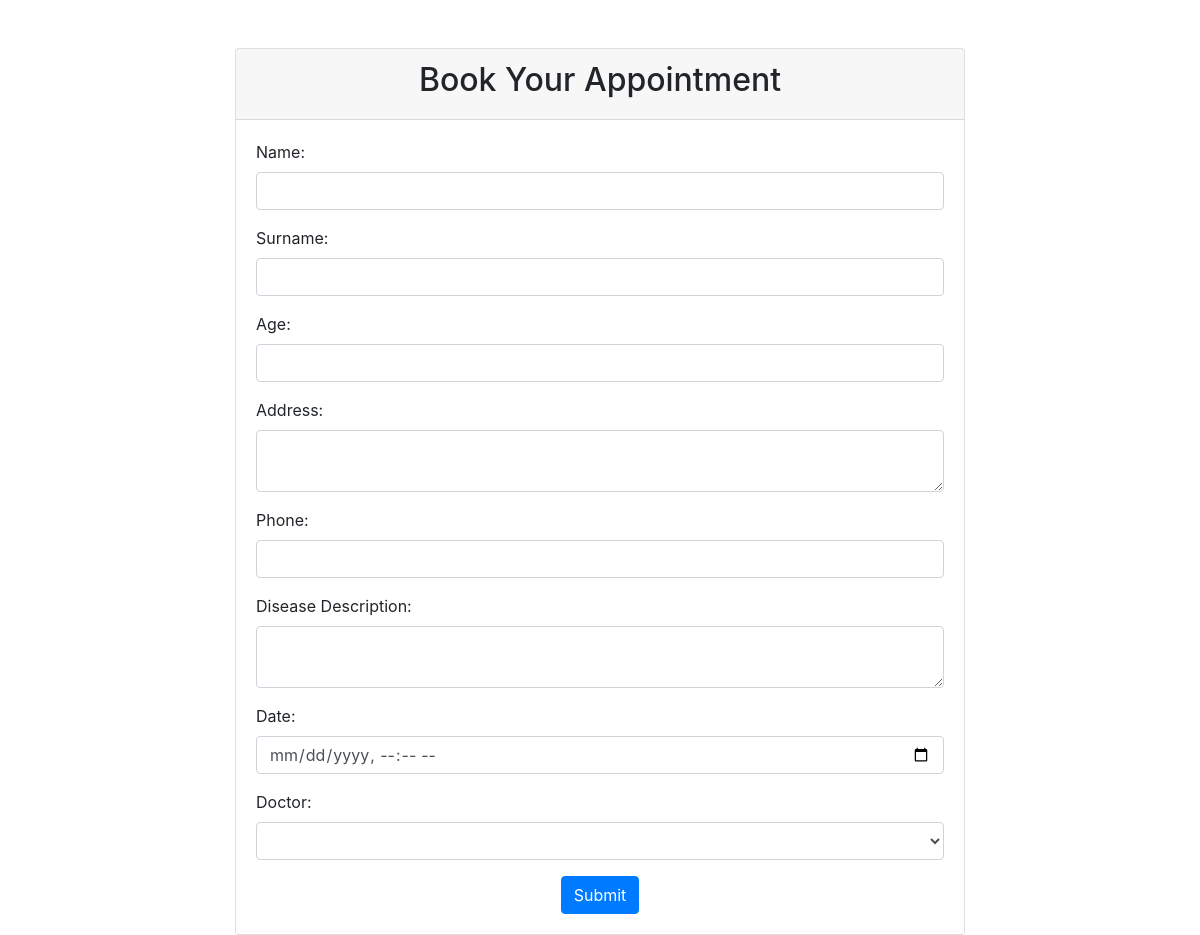
/bookappointment/, run on an earlier commit of the app's database.
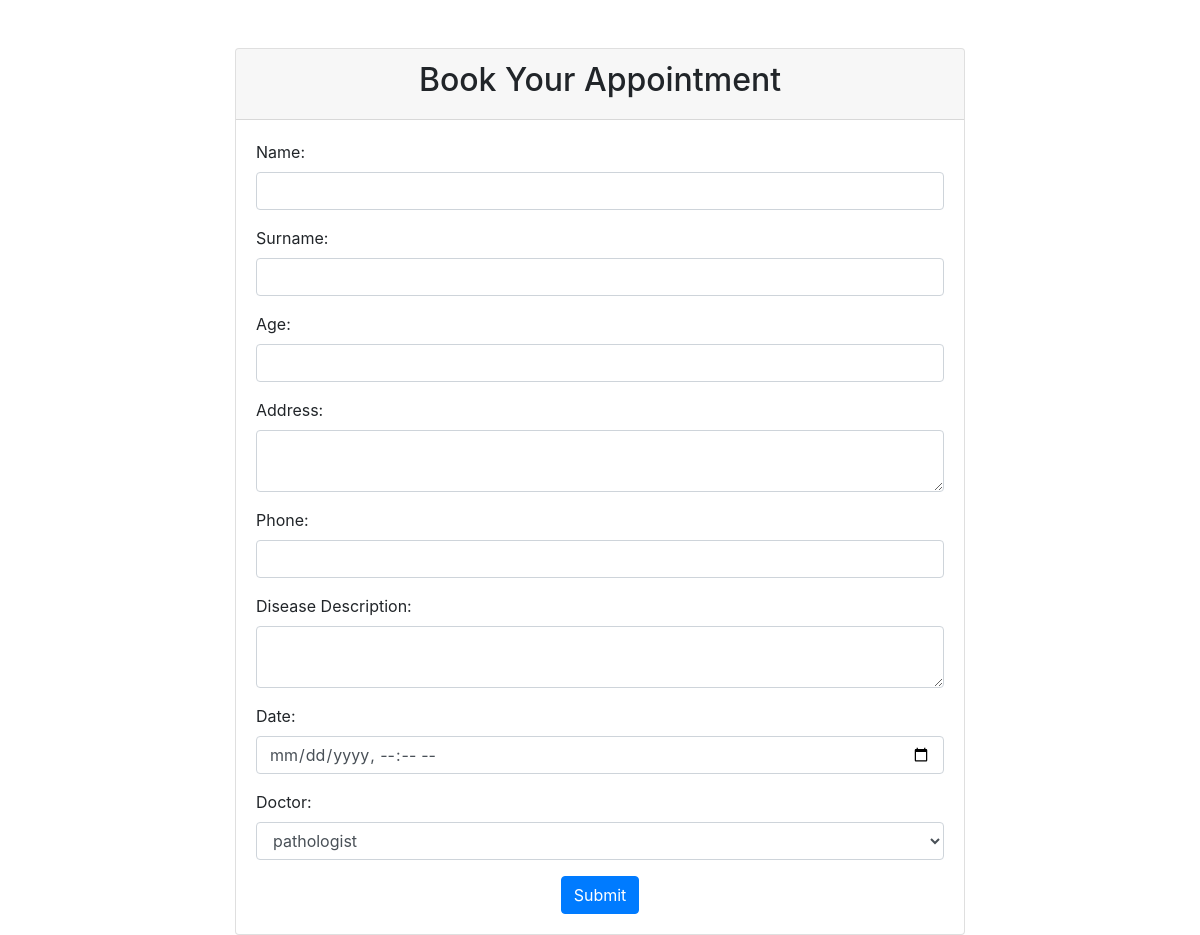
And on a later commit of the database.
### accounts/models.py (models this page shows, shortened)
class Doctor(models.Model):
    username=models.CharField(max_length=10)
    password=models.CharField(max_length=10)
    name=models.CharField(max_length=20)
    designation=models.CharField(max_length=30)
    age=models.IntegerField()
    patient_counter=models.IntegerField(default=0)
    class Meta:
        pass

### accounts/views.py (the view, shortened to what this page needs)
# urls.py: path('bookappointment/',bookappointment,name='bookappointment'),
def bookappointment(request):
    ueryset=Doctor.objects.all()
    list=[]
    for i in ueryset:
        list.append(i.designation)
    context = {'list':list}
    print(context)
    return render(request,'bookappointment.html',context)

### templates/bookappointment.html (shortened to what this page needs)
<!DOCTYPE html>
<html lang="en">
<head>
    <link href="https://stackpath.bootstrapcdn.com/bootstrap/4.5.2/css/bootstrap.min.css" rel="stylesheet">
</head>
<body>
    <div class="container mt-5">
        <div class="row justify-content-center">
            <div class="col-md-8">
                <div class="card">
                    <div class="card-header text-center">
                        <h2>Book Your Appointment</h2>
                    </div>
                    <div class="card-body">
                        <form method="POST">
                            <div class="form-group">
                                <label for="id_name">Name:</label>
                                <input type="text" class="form-control" id="id_name" name="nameid" maxlength="20" required>
                            </div>
                            <div class="form-group">
                                <label for="id_sur_name">Surname:</label>
                                <input type="text" class="form-control" id="id_sur_name" name="sur_name" maxlength="20" required>
                            </div>
                            <div class="form-group">
                                <label for="id_age">Age:</label>
                                <input type="number" class="form-control" id="id_age" name="age" required>
                            </div>
                            <div class="form-group">
                                <label for="id_address">Address:</label>
                                <textarea class="form-control" id="id_address" name="address" required></textarea>
                            </div>
                            <div class="form-group">
                                <label for="id_phone">Phone:</label>
                                <input type="number" class="form-control" id="id_phone" name="phone" required>
                            </div>
                            <div class="form-group">
                                <label for="id_disease_dis">Disease Description:</label>
                                <textarea class="form-control" id="id_disease_dis" name="disease_dis" required></textarea>
                            </div>
                            <div class="form-group">
                                <label for="id_date">Date:</label>
                                <input type="datetime-local" class="form-control" id="id_date" name="date" required>
                            </div>
                            <div class="form-group">
                                <label for="id_doctor">Doctor:</label>
                                <select class="form-control" id="id_doctor" name="doctor" >
                                    {% for i in list %}
                                    <option value="{{ i }}">{{ i }}</option>
                                    {% endfor %}
                                </select>
                            </div>
                            <div class="text-center">
                                <button type="submit" class="btn btn-primary">Submit</button>
                            </div>
                        </form>
                    </div>
                </div>
            </div>
        </div>
    </div>
</body>
</html>

What changed in the data, as far as the page shows it:
added Doctor: doctor "pathologist"
